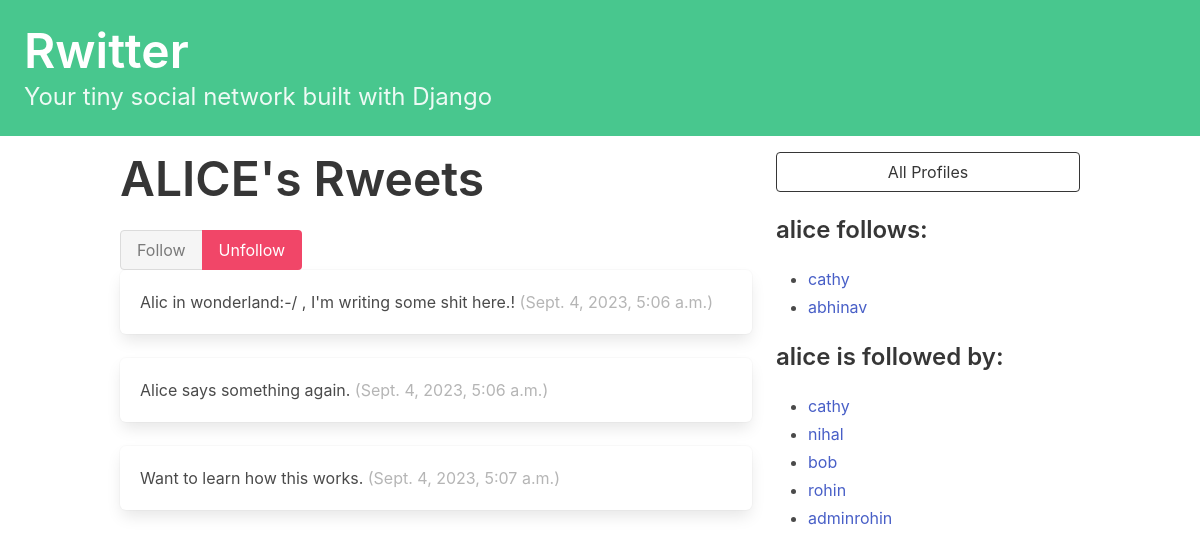
Page /profile/3 (signed in) on the committed database.
### socialapp/models.py (models this page shows, shortened)
class Profile(models.Model):
    user = models.OneToOneField(User, on_delete=models.CASCADE)
    follows = models.ManyToManyField(
        "self",
        related_name="followed_by",
        symmetrical=False,
        blank=True
    )
    def __str__(self) -> str:
        return self.user.username

class Rweet(models.Model):
    user = models.ForeignKey(
        User, related_name="rweets", on_delete=models.DO_NOTHING
    )
    body = models.CharField(max_length=140)
    created_at = models.DateTimeField(auto_now_add=True)

### socialapp/views.py (the view, shortened to what this page needs)
# urls.py: path("profile/<int:pk>", profile_page, name="profile_page")
def profile_page(request, pk):
    if not hasattr(request.user, 'profile'):
        missing_profile = Profile(user=request.user)
        missing_profile.save()
    profile = Profile.objects.get(pk=pk)
    return render(request, "socialapp/profile.html", {"profile": profile})

### socialapp/templates/socialapp/profile.html (shortened to what this page needs)
{% extends 'base.html' %}
{% block content %}
<div class="column">
    <div class="block">
    <h1 class="title is-1">
        {{profile.user.username|upper}}'s Rweets
    </h1>
    </div>
    <form method="post">
        <div class="buttons has-addons">
            {% if profile in user.profile.follows.all %}
                <button class="button is-success is-static">Follow</button>
                <button class="button is-danger" name="follow" value="unfollow">
                    Unfollow
                </button>
            {% else %}
                <button class="button is-success" name="follow" value="follow">
                    Follow
                </button>
                <button class="button is-danger is-static">Unfollow</button>
            {% endif %}
        </div>
    </form>
    <div class="content">
        {% for rweet in profile.user.rweets.all %}
            <div class="box">
                {{ rweet.body }}
                <span class="is-small has-text-grey-light">
                    ({{ rweet.created_at }})
                </span>
            </div>
        {% endfor %}
    </div>
</div>
<div class="column is-one-third">
    <div class="block">
        <a href="{% url 'socialapp:profile_list' %}">
            <button class="button is-dark is-outlined is-fullwidth">
                All Profiles
            </button>
        </a>
    </div>
    <div class="block">
        <h3 class="title is-4">
            {{profile.user.username}} follows:
        </h3>
        <div class="content">
            <ul>
            {% for following in profile.follows.all %}
                <li>
                    <a href="{% url 'socialapp:profile_page' following.id %}">
                        {{ following }}
                    </a>
                </li>
            {% endfor %}
            </ul>
        </div>
    </div>
    <div class="block">
        <h3 class="title is-4">
            {{profile.user.username}} is followed by:
        </h3>
        <div class="content">
            <ul>
            {% for follower in profile.followed_by.all %}
                <li>
                    <a href="{% url 'socialapp:profile_page' follower.id %}">
                        {{ follower }}
                    </a>
                </li>
            {% endfor %}
            </ul>
        </div>
    </div>
</div>
{% endblock content %}

### rows in the picture
Profile: user.username "ALICE", user.username "alice"
Rweet: body "Alic in wonderland:-/ , I'm writing some shit here.!", created_at "Sept. 4, 2023, 5:06 a.m."
Rweet: body "Alice says something again.", created_at "Sept. 4, 2023, 5:06 a.m."
Rweet: body "Want to learn how this works.", created_at "Sept. 4, 2023, 5:07 a.m."
Profile: user.username "cathy"
Profile: user.username "abhinav"
Profile: user.username "nihal"
Profile: user.username "bob"
Profile: user.username "rohin"
Profile: user.username "adminrohin"
